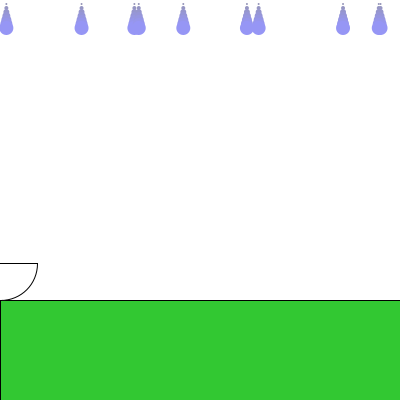
Frame 1 (no input)
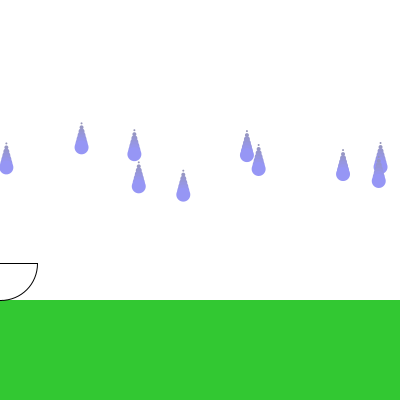
Frame 60 (the mouse pressed at the canvas centre just before this capture)
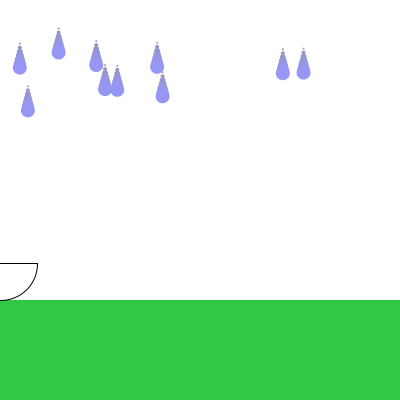
Frame 120 (the mouse held since frame 60 and released just before this capture)

The Processing sketch that drew these frames (run headless with seeded random() and noise(); from frame 60 on, the mouse is pressed at the canvas centre):

// Processing sketch: raindrops
// ── raindrops.pde
/*
 * Raindrop Game, Nadeem Abdul Hamid, Fall 2013
 * ------------- MULTIPLE DROP VERSION ------------------
 *
 * Try to catch drops in the bowl. If too many fall, the
 * ground gets flooded!
 *
 * inspired by http://www.openprocessing.org/sketch/51282
 *
 * NOTE: this program would really benefit from being restructured
 *       as an object-oriented program!!!!!!!!!!!!!!!!!!!!!!!!!!!!!
 */

/* GLOBAL CONSTANTS */
final int GROUND_LEVEL = 300;
final float GRAVITY = .05;
final int MAX_DROPS = 10;  // maximum drops on the screen at a time
final int BOWL_SIZE = 75;
final color WATER_COLOR = color(150, 150, 200);
final int WIN_OR_LOSE_COUNT = 100;  
/* WIN_OR_LOSE_COUNT is the number of drops that you need to
 catch to win; and also the number of missed drops that 
 causes you to lose */

/* GLOBAL VARIABLES */
// the drop's location
float[] dropX;
float[] dropY;
float[] dropSpeed;

// the bowl's location and how full it is
float bowlX;
float bowlFill;  // a number between (0 and WIN_OR_LOSE_COUNT)

// how much water has hit the ground
float waterLevel; // a number between (0 and WIN_OR_LOSE_COUNT)

// is the game over?
boolean gameOver;


/* MAIN FUNCTIONS ********************************************/
void setup() {
  size(400, 400);
  dropX = new float[MAX_DROPS];
  dropY = new float[MAX_DROPS];
  dropSpeed = new float[MAX_DROPS];
  
  restartGame();
}

void draw() {
  background(255);
  drawGround();
  drawRaindrops();
  drawBowl(bowlX, map(bowlFill, 0, WIN_OR_LOSE_COUNT, 0, 100));

  checkGameOver(); // sets the gameOver variable to true if so
  if (gameOver) {
    drawGameOver(); // show game over screen
  } 
  else {
    moveDrops();   // make drop fall
    checkAnyCatches();
  }
}


/* EVENT HANDLING FUNCTIONS **********************************/

void mouseMoved() {
  bowlX = mouseX;    // sets bowl location to the mouseX coordinate
}

void keyPressed() {
  if (key == ' ' && gameOver) {
    restartGame();
  }
}


/* GAME INITIALIZATION FUNCTIONS *****************************/

// resets the state of the game
void restartGame() {
  for (int i = 0; i < MAX_DROPS; i++) {
    resetDrop(i);
  }
  bowlX = 0;
  bowlFill = 0.0;
  waterLevel = 0.0;
  gameOver = false;
}

// makes the drop appear at a random location at 
// the top of the window
void resetDrop(int i) {
  dropX[i] = random(0, width);
  dropY[i] = 0;
  dropSpeed[i] = random(.5, 2);
}


/* GAME HELPER FUNCTIONS *************************************/

// see if the game has ended 
// (enough drops in bowl or too many on ground)
void checkGameOver() {
  if (bowlFill >= WIN_OR_LOSE_COUNT
    || waterLevel >= WIN_OR_LOSE_COUNT) {
    gameOver = true;
  }
}


void checkAnyCatches() {
  for (int i = 0; i < MAX_DROPS; i++) {
    checkCatch(i); // see if it's in the bowl
  }
}

// if drop fallen in bowl, increment the amount of water 
// in the bowl and make the drop reappear at the top
void checkCatch(int i) {
  float x = dropX[i];
  float y = dropY[i];
  if (inBowl(x, y, bowlX)) {
    bowlFill = bowlFill + 1;
    resetDrop(i);
  }
}

// see if a drop at given (x, y) location has fallen in the bowl
boolean inBowl(float x, float y, float bx) {
  return y >=  GROUND_LEVEL - BOWL_SIZE/2
    && dist(x, y, bx, GROUND_LEVEL - BOWL_SIZE/2) < BOWL_SIZE;
}

void moveDrops() {
  for (int i = 0; i < MAX_DROPS; i++) {
    moveDrop(i);
  } 
}

// update drop speed and location
void moveDrop(int i) {
  dropSpeed[i] = dropSpeed[i] + GRAVITY;
  dropY[i] = dropY[i] + dropSpeed[i];
  if (dropY[i] > GROUND_LEVEL) {
    waterLevel++;   // a drop hit the ground
    resetDrop(i);
  }
}


/* DRAWING FUNCTIONS *****************************************/

void drawGround() {
  fill(50, 200, map(waterLevel, 0, WIN_OR_LOSE_COUNT, 50, 255));
  rect(0, GROUND_LEVEL, width, GROUND_LEVEL);
}

void drawRaindrops() {
  for (int i = 0; i < MAX_DROPS; i++) {
    drawRaindrop(dropX[i], dropY[i], 8);
  }
}

void drawRaindrop(float x, float y, int size) {
  noStroke();
  for (int i = 0; i < size; i++) {
    fill(150, 150, 175+i*10);
    ellipse(x, y + i*4, i*2, i*2);
  }
}

void drawBowl(float x, float fillpct) {
  stroke(0);
  fill(255);
  arc(bowlX, GROUND_LEVEL - BOWL_SIZE/2, BOWL_SIZE, BOWL_SIZE, 0, PI, CHORD);
  noStroke();
  fill(WATER_COLOR);
  arc(bowlX, GROUND_LEVEL - BOWL_SIZE/2 + map(fillpct, 0, 100, BOWL_SIZE/2, 0), 
  map(fillpct, 0, 100, 0, BOWL_SIZE), map(fillpct, 0, 100, 0, BOWL_SIZE), 
  0, PI);
}

void drawGameOver() {
  fill(WATER_COLOR);
  textSize(48);
  text("GAME OVER!", 50, 200);
  if (bowlFill >= WIN_OR_LOSE_COUNT) {
    fill(0, 255, 0);
    text("YOU WIN!", 50, 275);
  } 
  else {
    fill(255, 0, 0);
    text("YOU LOSE!", 50, 275);
  }
}
